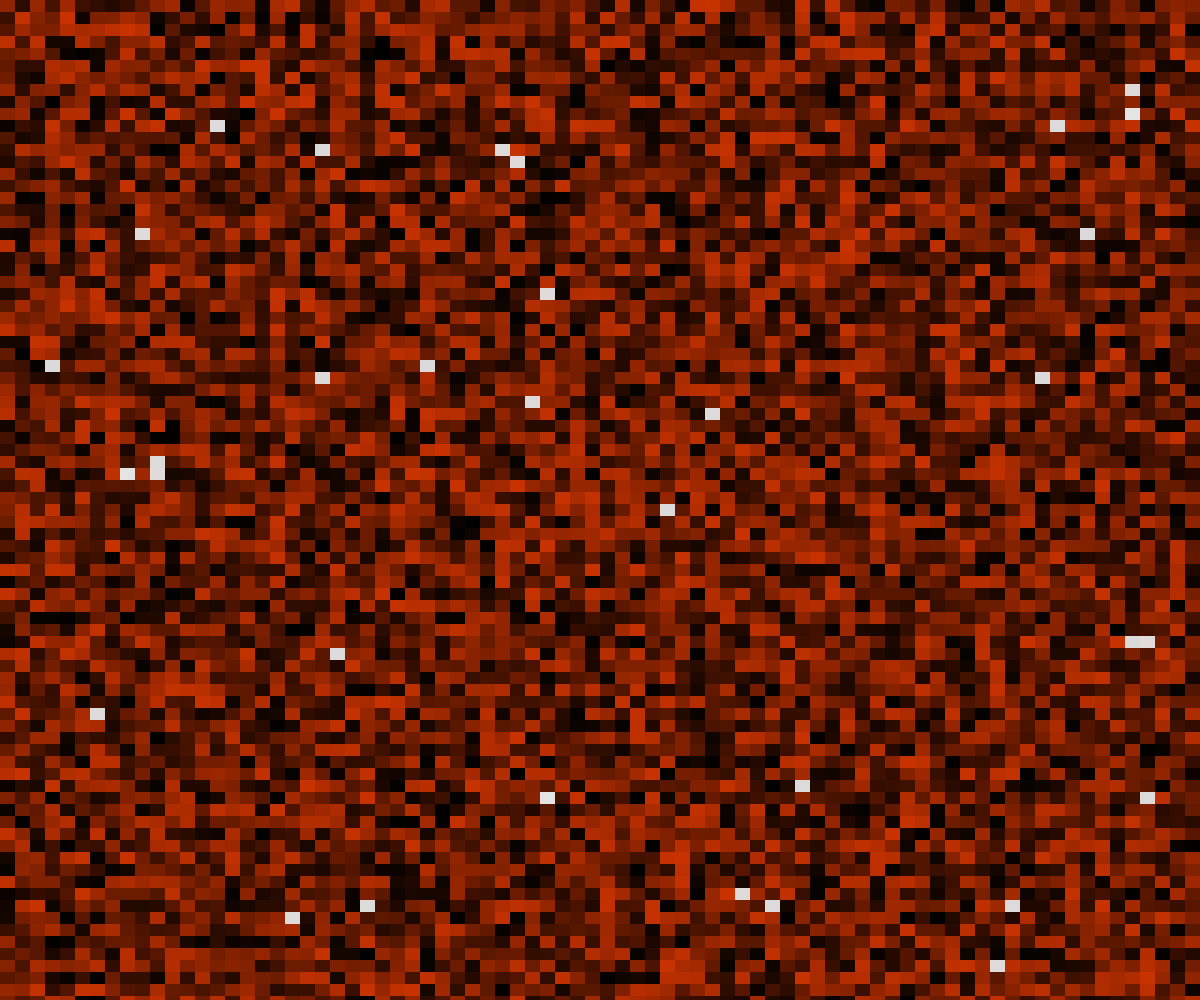
Frame 1 (no input)
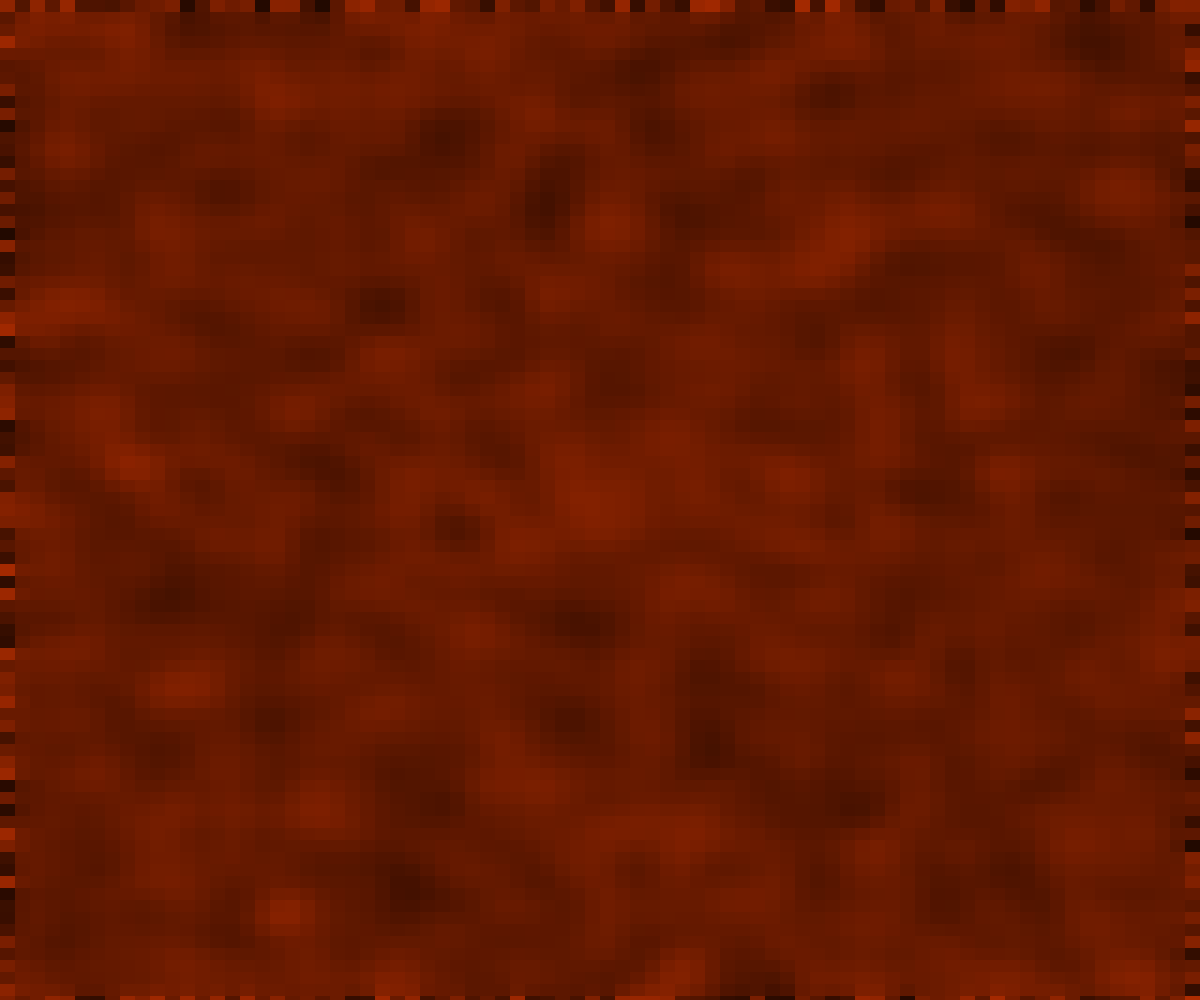
Frame 60 (no input)
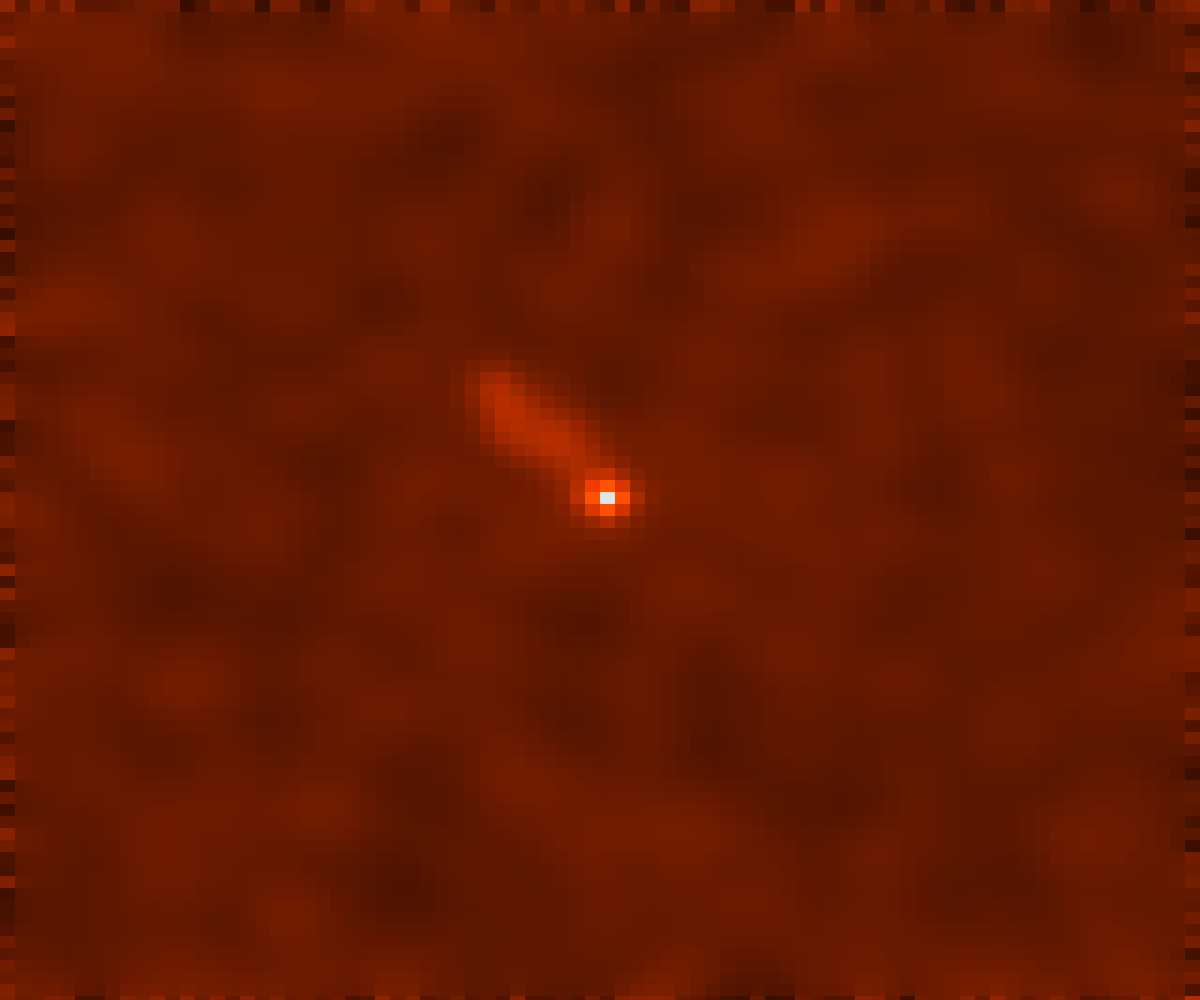
Frame 120 (the mouse pressed at the canvas centre since frame 60)

The p5.js sketch that drew these frames (run headless with seeded random() and noise() and a simulated clock; from frame 60 on, the mouse is pressed at the canvas centre):

// p5.js sketch
// ── sketch.js
let cells = [];
let board = [];
let size;
let pause = false;
function createCells(amount) {
  for (let i = 0; i < amount; i++) {
    cells.push(new Cell(width/size.x,height/size.y,createVector(floor(random(0,width/size.x)),floor(random(0,height/size.y)))));
  }
}
function decOneRound(value,decimals) {
  let result = Math.round(value * 10**decimals) / 10**decimals;
  return result
}
function updateMap() {
  let next = [];

  for (let i = 0; i < board.length; i++) {
    next[i] = [];
    for (let j = 0; j < board[i].length; j++) {
      next[i][j] = board[i][j];
    }
  }

  for (let i = 1; i < board.length - 1; i++) {
    for (let j = 1; j < board[i].length - 1; j++) {
      let current = board[i][j];

      let neighbors = [
        board[i-1][j],
        board[i+1][j],
        board[i][j-1],
        board[i][j+1]
      ];

      for (let n = 0; n < neighbors.length; n++) {
        let diff = (current - neighbors[n]) * 0.01;
        next[i][j] -= diff;
        next[i + (n===0?-1:n===1?1:0)]
            [j + (n===2?-1:n===3?1:0)] += diff;
      }
    }
  }

  board = next;
}

function createMap(sx,sy) {
  for (let i = 0; i < height/sy; i++) {
    board.push([])
    for (let j = 0; j < width/sx; j++) {
      board[i].push(decOneRound(random(0,1),2));
    }
  }
}
function setup() {
  createCanvas(windowWidth, windowHeight);
  size = createVector(floor(width/80),floor(height/80));
  createMap(size.x,size.y);
  createCells(30);
}

function draw() {
  background(220);
  if (keyIsDown(CONTROL)) {
    pause = true;
  } else {
    pause = false;
  }
  //frameRate(10);
  
  for (let i = 0; i < board.length; i++) {
    for (let j = 0; j < board[i].length; j++) {
      fill(0+board[i][j]*200,0+board[i][j]*50,0);
      noStroke();
      rect(j*size.x,i*size.y,size.x,size.y);
      //fill(255);
      //text(map[i][j],j*size.x,i*size.y)
      //board[i][j] -= 0.0001;
    }
  }
  for (let i = 0; i < cells.length; i++) {
    fill(105,105,105,200);
    rect(cells[i].currentPosition.x*size.x,cells[i].currentPosition.y*size.y,size.x,size.y);
    if (pause == false) {
      cells[i].update(board,cells);
      if (cells[i].dead == true) {
        cells.splice(i,1);
        continue;
      }
      fill(255,255,255,200);
      rect(cells[i].currentPosition.x*size.x,cells[i].currentPosition.y*size.y,size.x,size.y);
      if (cells[i].multiply == true) {
        cells.push(new Cell(width/size.x,height/size.y,createVector(cells[i].currentPosition.x+floor(random(-1,1)),cells[i].currentPosition.y+floor(random(1,-1)))));
        cells[i].multiply = false;
      }
    }
  }
  if (mouseIsPressed) {
    let mx = floor(map(mouseX,0,width,0,width/size.x));
    let my = floor(map(mouseY,0,height,0,height/size.y));
    let pasteable = true;
    for (let i = 0; i < cells.length; i++) {
      if (cells[i].x == mx && cells[i].y == my) {
        pasteable = false;
      }
    }
    if (pasteable == true) {
      cells.push(new Cell(width/size.x,height/size.y,createVector(mx,my)));
    }
  }
  if (pause == false) {
    updateMap();
  }
}

// ── cell.js
class Cell {
  constructor(mapWidth,mapHeight,position) {
    this.mapSize = createVector(mapWidth,mapHeight);
    this.currentPosition = createVector(position.x,position.y);
    this.multiply = false;
    this.dead = false;
    this.health = 5;
  }
  move(map,cellarray) {
    let pos = this.currentPosition;
    let newPosition = createVector(pos.x,pos.y);
    for (let i = 0; i < cellarray; i++) {
        if (map[pos.y][pos.x] < map[pos.y-1][pos.x] && map[pos.y-1][pos.x] < 0.9) {
            newPosition.x = pos.x;
            newPosition.y = pos.y-1;
        } else if (map[pos.y][pos.x] < map[pos.y+1][pos.x] && map[pos.y+1][pos.x] < 0.9) {
            newPosition.x = pos.x;
            newPosition.y = pos.y+1;
        } else if (map[pos.y][pos.x] < map[pos.y][pos.x-1] && map[pos.y][pos.x-1] < 0.9) {
            newPosition.x = pos.x-1;
            newPosition.y = pos.y;
        } else if (map[pos.y][pos.x] < map[pos.y][pos.x+1] && map[pos.y][pos.x+1] < 0.9) {
            newPosition.x = pos.x+1;
            newPosition.y = pos.y;
        }
        if (cellarray[i].currentPosition.x == newPosition.x && cellarray[i].currentPosition.y == newPosition.y) {
            newPosition.x = pos.x;
            newPosition.y = pos.y;
        }
    }
    this.currentPosition = newPosition;
  }
  update(map,cellarray) {
    let cells = cellarray;
    let pos = this.currentPosition;
    if (pos.y >= map.length-2 || pos.x <= 2) {
        return;
    }
    if (pos.x >= map[0].length-2 || pos.x <= 2) {
        return;
    }
    map[pos.y][pos.x] += 0.04;
    if (map[pos.y][pos.x] > 0.7 && map[pos.y][pos.x] < 0.9) {
        let possible = false;
        let stopped = 0;
        for (let i = 0; i < cellarray.length; i++) {
            let cellpos = cellarray[i].currentPosition;
            if (pos.x + 1 == cellpos.x && pos.y == cellpos.y) {
                stopped += 1;
            } else if (pos.x - 1 == cellpos.x && pos.y == cellpos.y) {
                stopped += 1;
                
            } else if (pos.x == cellpos.x && pos.y + 1 == cellpos.y) {
                stopped += 1
            } else if (pos.x == cellpos.x && pos.y - 1 == cellpos.y) {
                stopped += 1;
            }

        }
        if (stopped < 3) {
            possible = true;
        }
        if (possible == true) {
            this.multiply = true;
            this.health -= 1;
            map[pos.y][pos.x] += 0.1;
        }
    } else {
        this.health -= 1;
    }
    if (this.health <= 0) {
        this.dead = true;
    }
    if (map[pos.y-1][pos.x] < 0.7) {
        map[pos.y-1][pos.x] += 0.01;
    }
    if (map[pos.y+1][pos.x] < 0.7) {
        map[pos.y+1][pos.x] += 0.01;
    }
    if (map[pos.y][pos.x-1] < 0.7) {
        map[pos.y][pos.x+1] += 0.01;
    }
    if (map[pos.y][pos.x-1] < 0.7) {
        map[pos.y][pos.x-1] += 0.01;
    }
    let distance = createVector(99,99);
    for (let i = 0; i < cells.length; i++) {
        let cellpos = cells[i].currentPosition;
        distance.x = max(cellpos.x,pos.x) - min(cellpos.x,pos.y);
        distance.y = max(cellpos.y,pos.y) - min(cellpos.y, pos.y);
    }
    if (distance < 3 && this.health < 5) {
        this.health += 1;
    }
    this.move();
  }
}
